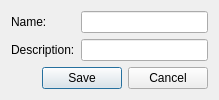
<?xml version="1.0" encoding="UTF-8"?>
<ui version="4.0">
 <class>Macros::Internal::SaveDialog</class>
 <widget class="QDialog" name="Macros::Internal::SaveDialog">
  <property name="geometry">
   <rect>
    <x>0</x>
    <y>0</y>
    <width>219</width>
    <height>91</height>
   </rect>
  </property>
  <property name="windowTitle">
   <string>Save macro</string>
  </property>
  <layout class="QFormLayout" name="formLayout">
   <property name="fieldGrowthPolicy">
    <enum>QFormLayout::ExpandingFieldsGrow</enum>
   </property>
   <item row="0" column="0">
    <widget class="QLabel" name="label">
     <property name="text">
      <string>Name:</string>
     </property>
    </widget>
   </item>
   <item row="0" column="1">
    <widget class="QLineEdit" name="name"/>
   </item>
   <item row="1" column="0">
    <widget class="QLabel" name="label_2">
     <property name="text">
      <string>Description:</string>
     </property>
    </widget>
   </item>
   <item row="1" column="1">
    <widget class="QLineEdit" name="description">
     <property name="enabled">
      <bool>true</bool>
     </property>
    </widget>
   </item>
   <item row="3" column="0" colspan="2">
    <widget class="QDialogButtonBox" name="buttonBox">
     <property name="standardButtons">
      <set>QDialogButtonBox::Cancel|QDialogButtonBox::Save</set>
     </property>
    </widget>
   </item>
  </layout>
 </widget>
 <tabstops>
  <tabstop>name</tabstop>
  <tabstop>description</tabstop>
 </tabstops>
 <resources/>
 <connections>
  <connection>
   <sender>buttonBox</sender>
   <signal>accepted()</signal>
   <receiver>Macros::Internal::SaveDialog</receiver>
   <slot>accept()</slot>
   <hints>
    <hint type="sourcelabel">
     <x>264</x>
     <y>185</y>
    </hint>
    <hint type="destinationlabel">
     <x>204</x>
     <y>172</y>
    </hint>
   </hints>
  </connection>
  <connection>
   <sender>buttonBox</sender>
   <signal>rejected()</signal>
   <receiver>Macros::Internal::SaveDialog</receiver>
   <slot>reject()</slot>
   <hints>
    <hint type="sourcelabel">
     <x>62</x>
     <y>185</y>
    </hint>
    <hint type="destinationlabel">
     <x>47</x>
     <y>171</y>
    </hint>
   </hints>
  </connection>
 </connections>
</ui>
